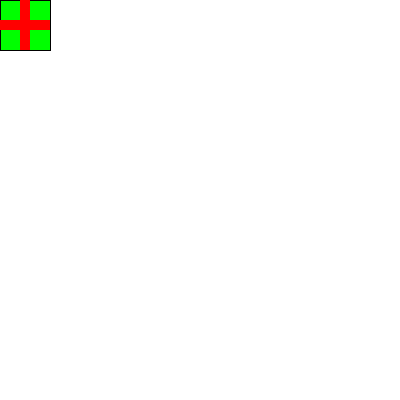
Frame 1 (no input)
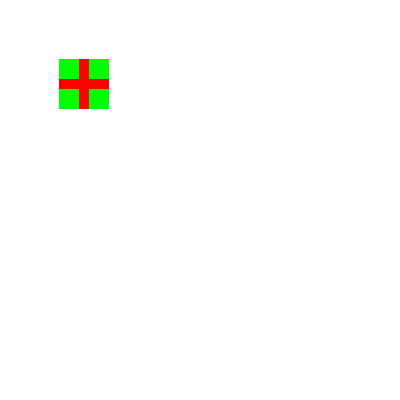
Frame 60 (the mouse pressed at the canvas centre just before this capture)
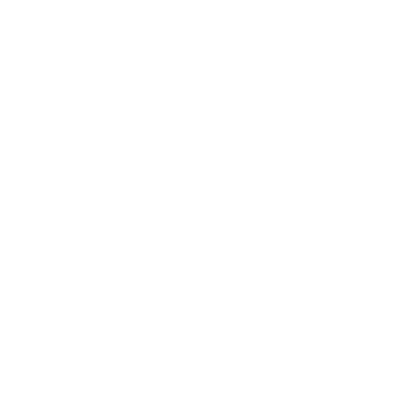
Frame 120 (the mouse held since frame 60 and released just before this capture)

The Processing sketch that drew these frames (run headless with seeded random() and noise(); from frame 60 on, the mouse is pressed at the canvas centre):

// Processing sketch: processing_89839
// ── processing_89839.pde

int speed=1;
int x=0,y=0;
void setup(){
size(400,400);

}
void draw(){
drawShapes(width/2,height/2);
}

// parameters x and y is the center point
void drawShapes(int xCenter,int yCenter)
{
  background(255);
if(pmouseX>(xCenter+10)||pmouseX<(xCenter-10)&&pmouseY<(yCenter-10)||pmouseY>(yCenter+10))
{
  fill(0,255,0);  
  rect(x,y,50,50);
  fill(255,0,0);
  noStroke();
  rect(x+20,y,10,50);
  rect(x,y+20,50,10);
  x=x+speed;
  y=y+speed;
  if(x<0||x>width-50)speed=-speed;


}


}
